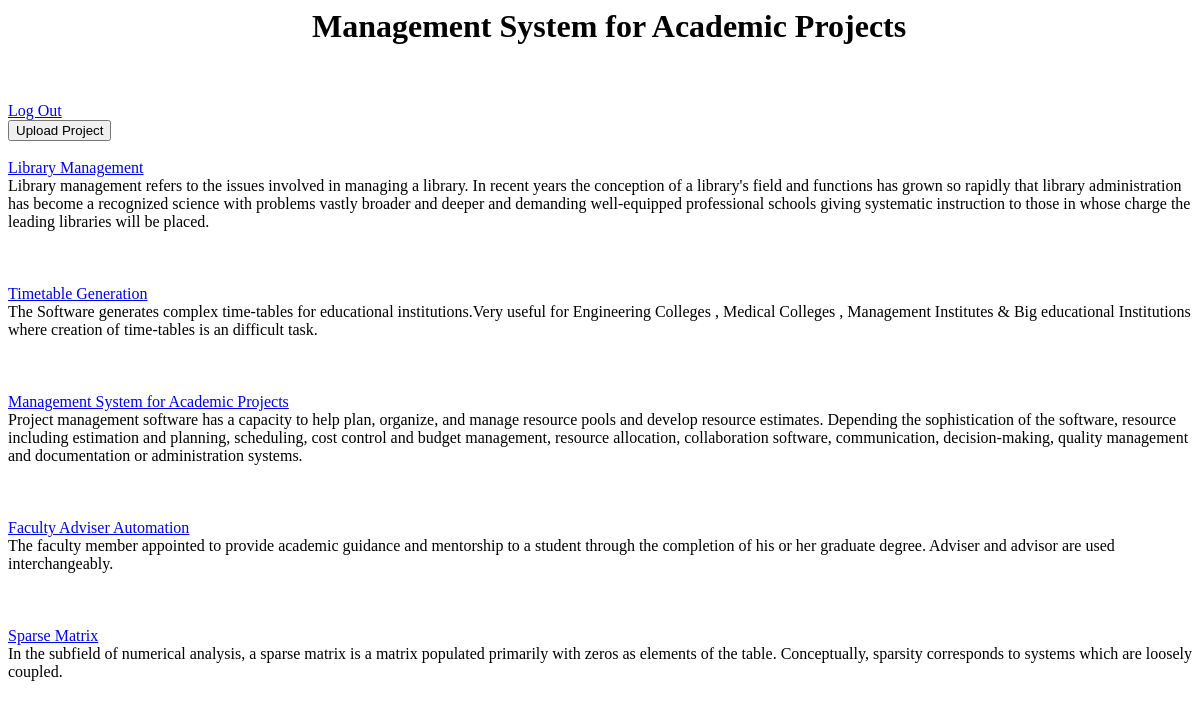
The page /home.php (signed in) on the database its author committed.
### tables this page shows
CREATE TABLE IF NOT EXISTS `project` (
  `Name` varchar(255) NOT NULL,
  `id` int(255) NOT NULL AUTO_INCREMENT,
  `author` varchar(50) NOT NULL,
  `guide` varchar(50) NOT NULL,
  `year` year(4) NOT NULL,
  `PL` varchar(20) NOT NULL,
  `domain` varchar(30) NOT NULL,
  `status` tinyint(1) NOT NULL,
  PRIMARY KEY (`id`)
);

### home.php (the view, shortened to what this page needs)
<html>
<head>
    <link href="css/style.css" rel="stylesheet" type="text/css"/>
</head>
<body>
<?php
echo "<h1>&nbsp;&nbsp;&nbsp;&nbsp;&nbsp;&nbsp;&nbsp;
&nbsp;&nbsp;&nbsp;&nbsp;&nbsp;&nbsp;&nbsp;&nbsp;&nbsp;
&nbsp;&nbsp;&nbsp;&nbsp;&nbsp;&nbsp;&nbsp;&nbsp;&nbsp;
&nbsp;&nbsp;&nbsp;&nbsp;&nbsp;&nbsp;&nbsp;&nbsp;&nbsp;
Management System for Academic Projects</h2><br><br>";
echo '<a href="logout.php">Log Out</a>';
echo '<br>';
echo '<a href="upload.html"> <input type="button" name="upload" value="Upload Project"> </a>';
echo "<br><br>";
$con=mysqli_connect("localhost","root","a","projects");
$result = mysqli_query($con,"SELECT * FROM project");
$i = 1;
while($row = mysqli_fetch_array($result))
{
  $name = $row['Name'];
  $path = "http://localhost/SE/second.php?id=".$row['id']."";
  echo "<a href=$path>$name</a>";
  echo "<br />";
  $file=fopen("info".$i.".txt","r") or exit("Unable to open file!");
  while(!feof($file))
  {
    echo fgets($file). "<br>";
  }
  $i = $i + 1;
  echo "<br />";echo "<br />";echo "<br />";
}
?>
</body>
</html>

### rows shown on the page
project: Name "Library Management", file "Library management refers to the issues involved in managing a library. In recent years the conception of a library's field and functions has grown so rapidly that library administration has become a recognized science with problems vastly broader and deeper and demanding well-equipped professional schools giving systematic instruction to those in whose charge the leading libraries will be placed."
project: Name "Timetable Generation", file "The Software generates complex time-tables for educational institutions.Very useful for Engineering Colleges , Medical Colleges , Management Institutes & Big educational Institutions where creation of time-tables is an difficult task."
project: Name "Management System for Academic Projects", file "Project management software has a capacity to help plan, organize, and manage resource pools and develop resource estimates. Depending the sophistication of the software, resource including estimation and planning, scheduling, cost control and budget management, resource allocation, collaboration software, communication, decision-making, quality management and documentation or administration systems."
project: Name "Faculty Adviser Automation", file "The faculty member appointed to provide academic guidance and mentorship to a student through the completion of his or her graduate degree. Adviser and advisor are used interchangeably."
project: Name "Sparse Matrix", file "In the subfield of numerical analysis, a sparse matrix is a matrix populated primarily with zeros as elements of the table. Conceptually, sparsity corresponds to systems which are loosely coupled."
